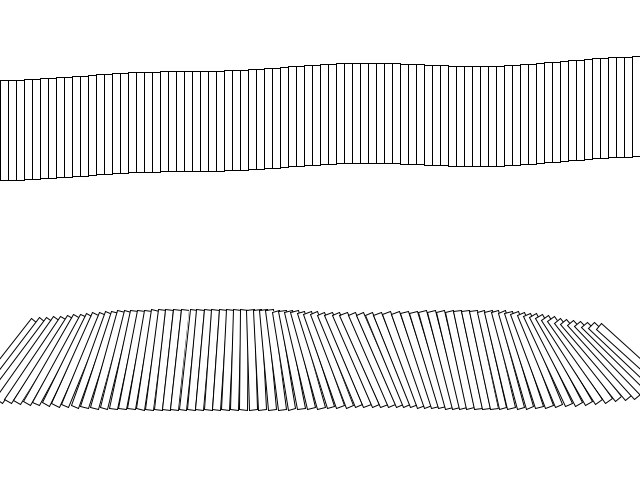
Frame 1 (no input)
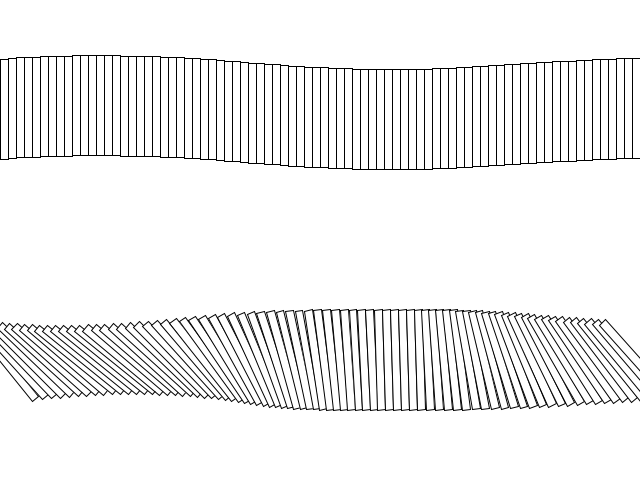
Frame 60 (the mouse pressed at the canvas centre just before this capture)
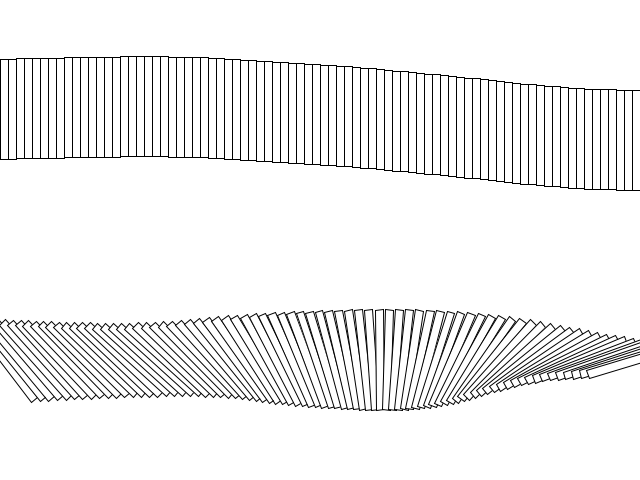
Frame 120 (the mouse held since frame 60 and released just before this capture)

The Processing sketch that drew these frames (run headless with seeded random() and noise(); from frame 60 on, the mouse is pressed at the canvas centre):

// Processing sketch: noiseRects2
// ── noiseRects2.pde
//width of each rectangle
int w = 8;
float speed = .01;
float granulation = .001;

void setup(){
  size(640, 480);
  rectMode(CENTER);
}

void draw(){
  background(255);
  //noise adjusting height of the rectangles
  for (int i=0; i<width; i+=w){
    //the slower the frequency the smoother the noise
    //use i to individuate each rectangle
    //scale i down some
    //then change over time with scaled down version of frameCount
    float frequency = (frameCount*speed) + (i*granulation);
    float amp = 100;
    //noise outputs between 0 & 1
    float adjustedNoise = noise(frequency)-.5; //make it so it gives us numbers between -.5 and .5
    float heightAdjustment = adjustedNoise * amp;
    rect(i+w/2, height*.25 + heightAdjustment, w, 100);
  }
  
  //noise adjusting rotation of the rectangles
  for (int i=0; i<width; i+=w){
    float frequency = (frameCount*speed) + (i*granulation);
    //map noise from 0-1 to 0-TWO_PI to get an angle around a circle
    float angle = map(noise(frequency), 0, 1, 0, TWO_PI);
    pushMatrix();
    translate(i+w/2, height-height*.25);
    rotate(angle);
    rect(0,0, w, 100);
    popMatrix();
  }
}
